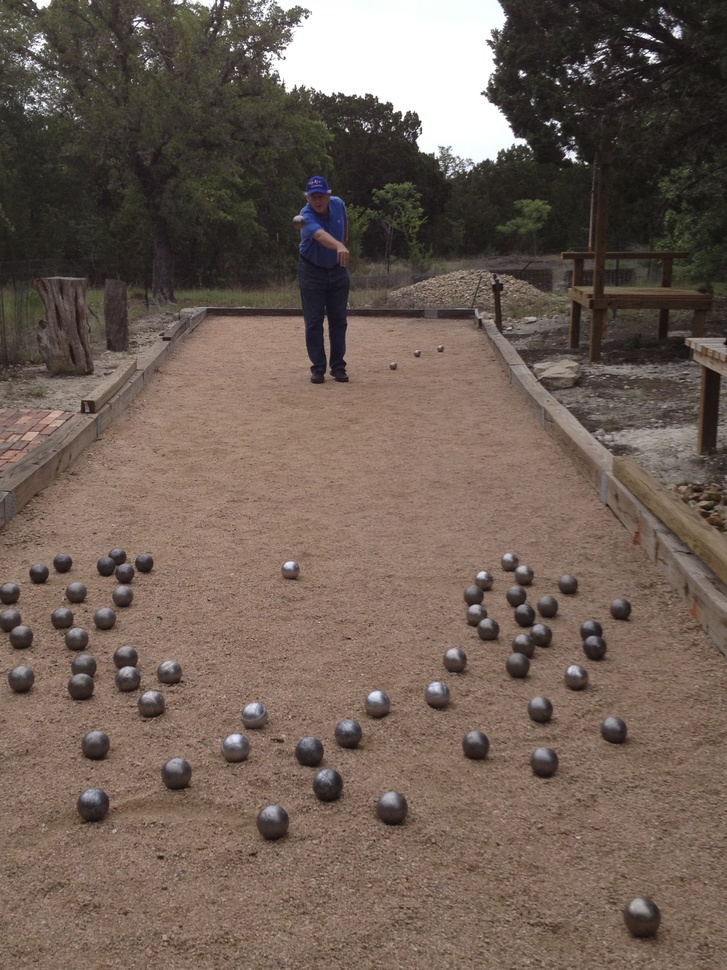
#> input picture images/image1.jpg, 727 x 970 px, shrunk from 2448 x 3264 before the run, found by its file name
$ python Color_Quantization_using_K-Means.py
#> lines starting #> are read from the running program, lines starting #| are printed output that depends on the picture
# https://scikit-learn.org/stable/auto_examples/cluster/plot_color_quantization.html
# Authors: Robert Layton <robertlayton@gmail.com>
#          Olivier Grisel <olivier.grisel@ensta.org>
#          Mathieu Blondel <mathieu@mblondel.org>
#
# License: BSD 3 clause

print(__doc__)
import numpy as np
import matplotlib.pyplot as plt
from sklearn.cluster import KMeans
from sklearn.metrics import pairwise_distances_argmin
from sklearn.datasets import load_sample_image
from sklearn.utils import shuffle
from time import time
import cv2

n_colors = 3

# Load the Summer Palace photo
china = cv2.imread("images/image1.jpg")
#> china is the input picture: shape (970, 727, 3); mean B, G, R 85.8, 95.5, 110.9

# Convert to floats instead of the default 8 bits integer coding. Dividing by
# 255 is important so that plt.imshow behaves works well on float data (need to
# be in the range [0-1])
china = cv2.cvtColor(china, cv2.COLOR_BGR2LAB)
#> china: shape (970, 727, 3); mean of channels 0, 1, 2 104.5, 132.6, 135.8
china = np.array(china, dtype=np.float64)
#> china: shape (970, 727, 3) float64; mean of channels 0, 1, 2 104.5, 132.6, 135.8

# Load Image and transform to a 2D numpy array.
w, h, d = original_shape = tuple(china.shape)
#> w = 970; h = 727; d = 3; original_shape = (970, 727, 3)
assert d == 3
image_array = np.reshape(china, (w * h, d))
# image_array = [[l/100, (a+128)/255, (b+128)/255] for [l,a,b] in image_array]

print("Fitting model on a small sub-sample of the data")
t0 = time()
image_array_sample = shuffle(image_array, random_state=0)[:1000]
#> image_array_sample = 1000 rows, first 8: [112, 134, 139], [127, 132, 131], [138, 136, 140], [45, 132, 131], [89, 135, 139], [128, 135, 139], [134, 133, 140], [107, 135, 139]
kmeans = KMeans(n_clusters=n_colors, random_state=0).fit(image_array_sample)
print("done in %0.3fs." % (time() - t0))

# Get labels for all points
print("Predicting color indices on the full image (k-means)")
t0 = time()
labels = kmeans.predict(image_array)
print("done in %0.3fs." % (time() - t0))


codebook_random = shuffle(image_array, random_state=0)[:n_colors]
#> codebook_random = [[112, 134, 139], [127, 132, 131], [138, 136, 140]]
print("Predicting color indices on the full image (random)")
t0 = time()
labels_random = pairwise_distances_argmin(codebook_random,
                                          image_array,
                                          axis=0)
print("done in %0.3fs." % (time() - t0))


def recreate_image(codebook, labels, w, h):
    """Recreate the (compressed) image from the code book & labels"""
#> called with codebook = array of shape (3, 3), labels = array of shape (705190,), w = 970, h = 727
    d = codebook.shape[1]
    image = np.zeros((w, h, d))
    label_idx = 0
    for i in range(w):
        for j in range(h):
            image[i][j] = codebook[labels[label_idx]]
            label_idx += 1
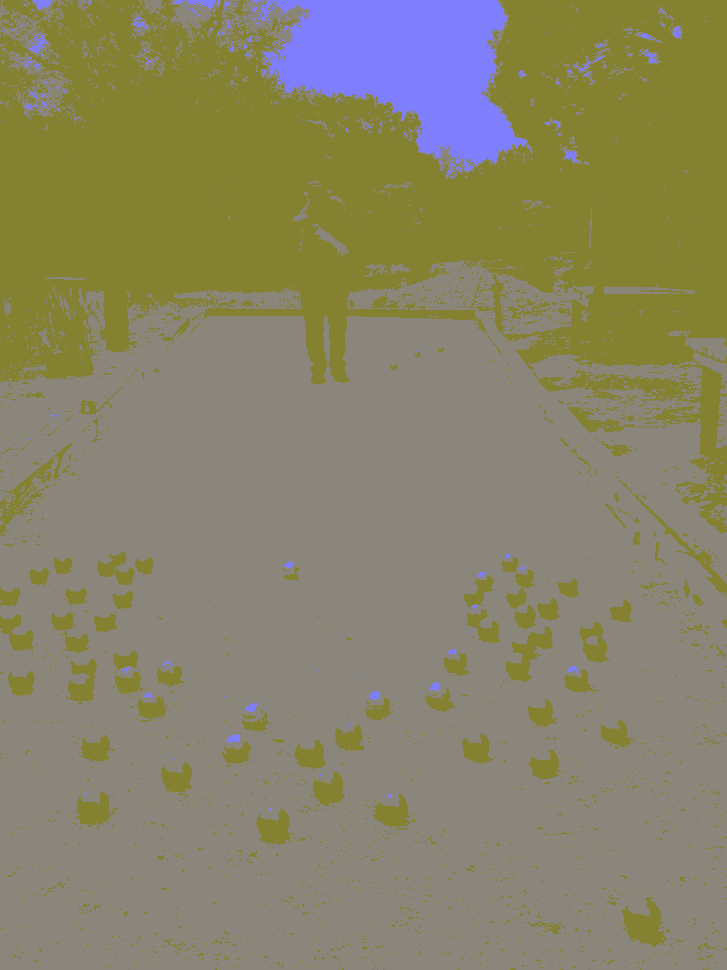
#> image: shape (970, 727, 3) float64; mean of channels 0, 1, 2 104.4, 132.7, 135.9; drawn as B, G, R
#> after the loop, label_idx = 705190
    return image

# Display all results, alongside original image
plt.figure(1)
plt.clf()
plt.axis('off')
plt.title('Original image (96,615 colors)')
plt.imshow(china)

plt.figure(2)
plt.clf()
plt.axis('off')
plt.title('Quantized image (64 colors, K-Means)')
plt.imshow(recreate_image(kmeans.cluster_centers_, labels, w, h))

plt.figure(3)
plt.clf()
plt.axis('off')
plt.title('Quantized image (64 colors, Random)')
plt.imshow(recreate_image(codebook_random, labels_random, w, h))
#> call 2 of recreate_image, with codebook = array of shape (3, 3), labels = array of shape (705190,), w = 970, h = 727
#> after the loop in recreate_image (call 2), `for i in range(w):`:
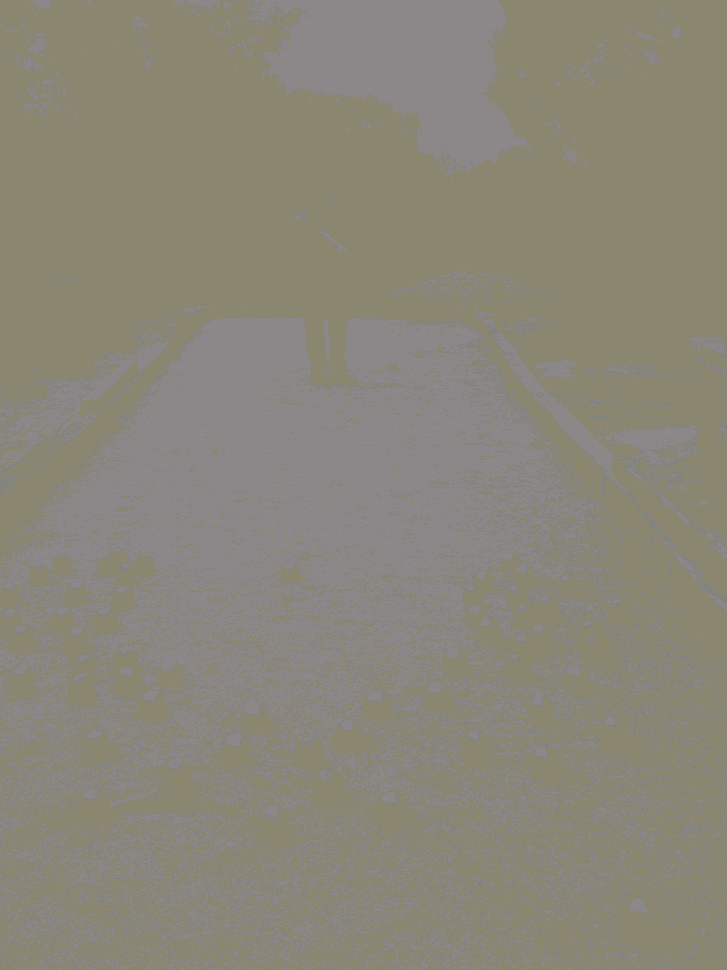
#> image: shape (970, 727, 3) float64; mean of channels 0, 1, 2 121.4, 134.4, 138.4; drawn as B, G, R
plt.show()

$ run again, with images/image10.jpg copied over images/image1.jpg
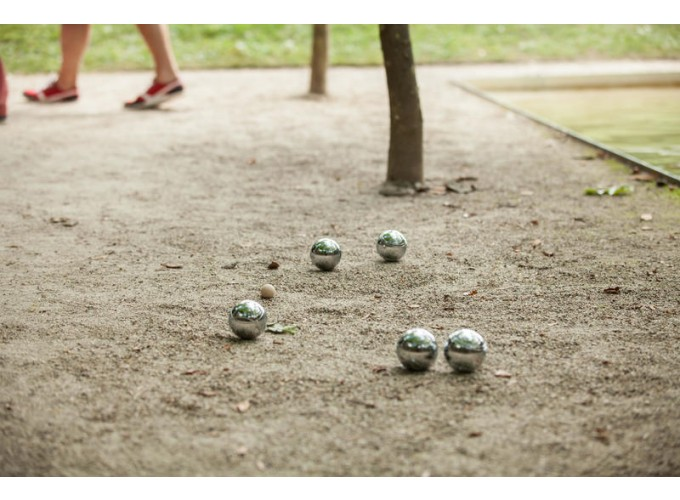
#> input picture images/image10.jpg, 680 x 500 px, found by its file name
#> china is the input picture: shape (500, 680, 3); mean B, G, R 153.2, 176, 184.3
#> image_array_sample = 1000 rows, first 8: [179, 127, 140], [149, 128, 141], [175, 127, 140], [190, 127, 140], [167, 129, 144], [176, 127, 140], [188, 126, 142], [221, 127, 137]
#> codebook_random = [[179, 127, 140], [149, 128, 141], [175, 127, 140]]
#> after the loop in recreate_image, `for i in range(w):`:
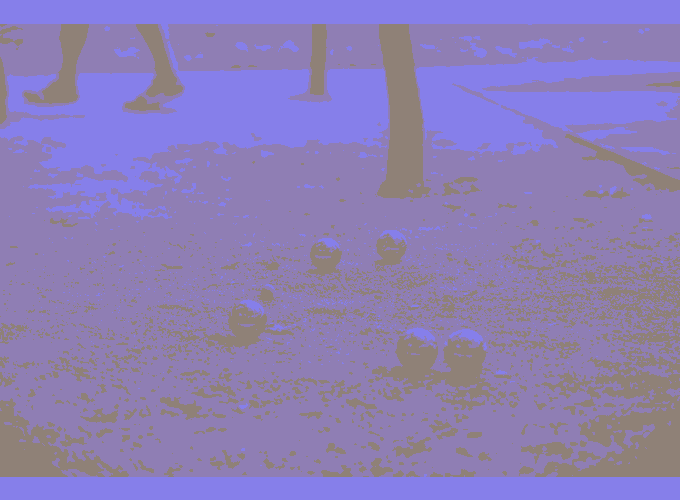
#> image: shape (500, 680, 3) float64; mean of channels 0, 1, 2 182.8, 127.2, 141.1; drawn as B, G, R
#> after the loop in recreate_image, `for i in range(w):`: label_idx = 340000
#> after the loop in recreate_image (call 2), `for i in range(w):`:
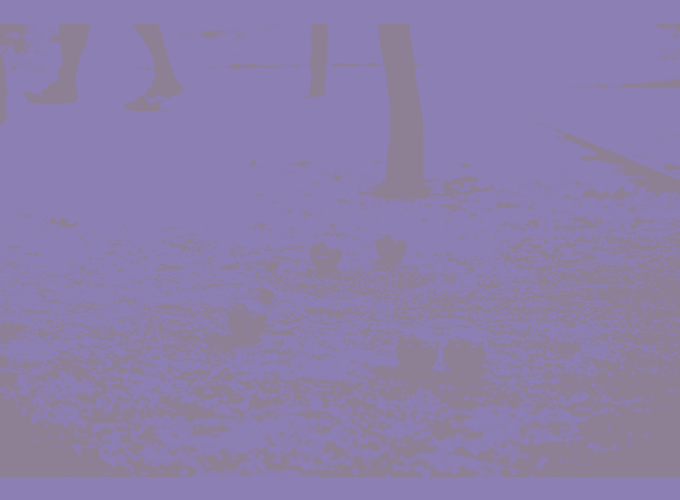
#> image: shape (500, 680, 3) float64; mean of channels 0, 1, 2 170.3, 127.3, 140.3; drawn as B, G, R
